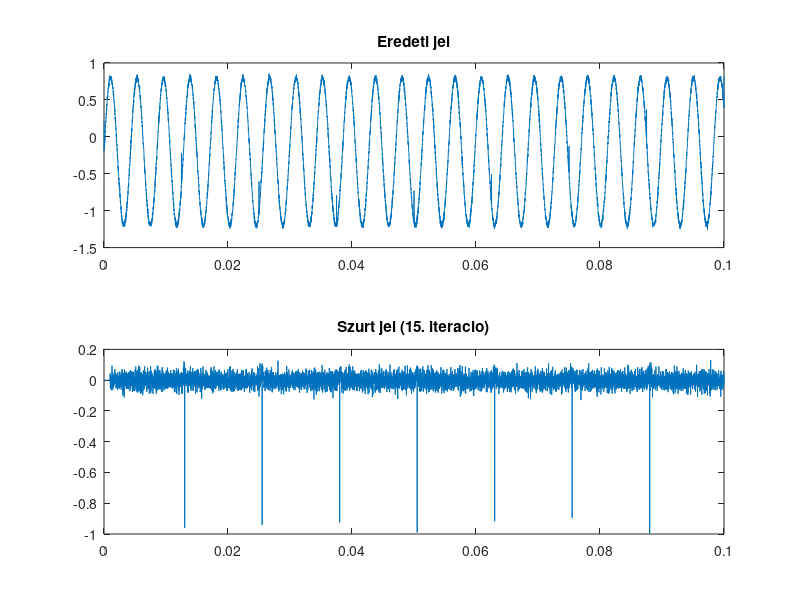

Write the MATLAB code that produced this figure.
clear all;
clc;

%% PARAMETEREK
L=100;        % a szuro hossza
t=0:1e-5:0.1; % idotengely
x=...         % a vizsgalt jel
    sin(2*pi*234*t)+...        % normal periodikus komponens
    0.02*randn(size(t))+...    % zajkomponens
    0.2*square(2*pi*80*t,0.1); % hibakomponens (periodikus utesek)

%% A MATRIX OSSZEALLITASA
N=length(x);
X0=zeros(L,N-L+1);
for ii=1:L
    X0(ii,:)=x((L-ii+1):(N-ii+1));
end

%% MEDA
figure(1);
subplot(211);
plot(t,x);
xlim([t(1) t(end)]);
title('Eredeti jel');
f=zeros(L,1); f(floor(L/2))=1; f(floor(L/2)+1)=-1;
for ii=1:15
    y=X0'*f;
    subplot(212);
    plot(t,[zeros(length(t)-length(y),1) ; y]);
    xlim([t(1) t(end)]);
    title(sprintf('Szurt jel (%d. iteracio)',ii));
    f=sum(y.^2)/sum(y.^4)*inv(X0*X0')*X0*y.^3;
    pause(0.3);
end
